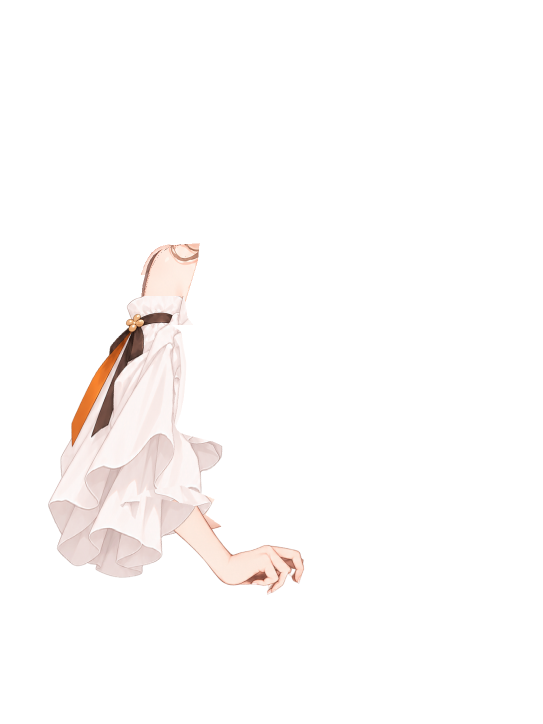
#> input picture assets/parts/v22/motion-review/arm-isolated-05.png, 1086 x 1448 px, given in place of arm-white-0.png, which was not available (shown at 1/2 size)
$ python summarize_v22_review.py
#> lines starting #> are read from the running program, lines starting #| are printed output that depends on the picture
"""Make review contact sheets and compare the saved PSD bind image with WebGL."""
from pathlib import Path
import json,hashlib
import numpy as np
from PIL import Image,ImageDraw,ImageFilter
ROOT=Path(__file__).resolve().parents[1];OUT=ROOT/'assets/parts/v22';REVIEW=OUT/'motion-review'
def contact(files,name,width=326,cols=5):
#> called with name = 'arm-five-poses.png', width = 326, cols = 5
    items=[]
    for label,file in files:
        im=Image.open(REVIEW/file).convert('RGBA');im.thumbnail((width,440))
#> in contact, im is the input picture: PIL image 1086x1448 RGBA; mean R, G, B, A 21.7, 19.8, 19.1, 23.3
#> after `im.thumbnail((width, 440))`:
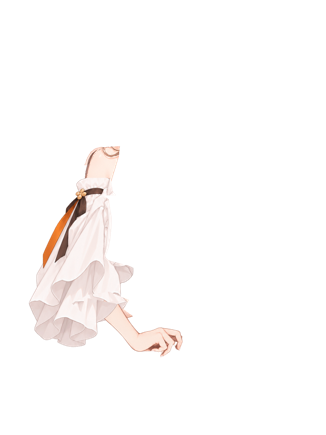
#> im: PIL image 326x435 RGBA; mean R, G, B, A 22.2, 20.2, 19.4, 23.3; transparent parts drawn white
        tile=Image.new('RGB',(width,470),'#888888');tile.paste(im,((width-im.width)//2,26),im);ImageDraw.Draw(tile).text((8,8),label,fill='white');items.append(tile)
#> after `tile = Image.new('RGB', (width, 470), '#888888')`: tile: PIL image 326x470 RGB; every value is 136
#> after `tile.paste(im, ((width - im.width) // 2, 26), im)`:
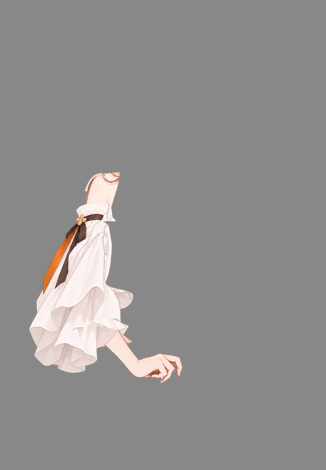
#> tile: PIL image 326x470 RGB; mean R, G, B 144.2, 142.5, 141.9
#> pass 2 of the loop in contact, `for label,file in files:`:
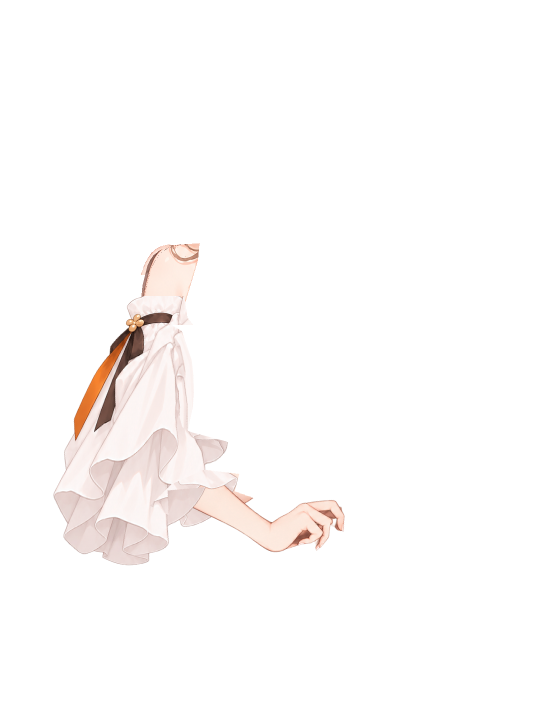
#> input picture assets/parts/v22/motion-review/arm-isolated-07.png, 1086 x 1448 px, given in place of arm-white-0.25.png, which was not available (shown at 1/2 size)
#> in contact, im is the input picture: PIL image 1086x1448 RGBA; mean R, G, B, A 21.9, 20, 19.3, 23.4
#> in contact, `im.thumbnail((width, 440))`:
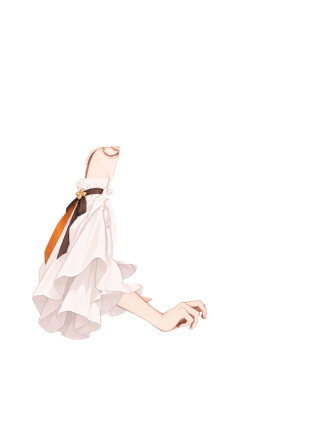
#> im: PIL image 326x435 RGBA; mean R, G, B, A 22.4, 20.3, 19.6, 23.4; transparent parts drawn white
#> in contact, `tile.paste(im, ((width - im.width) // 2, 26), im)`:
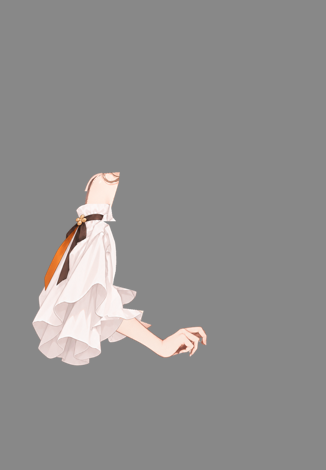
#> tile: PIL image 326x470 RGB; mean R, G, B 144.3, 142.6, 142
    sheet=Image.new('RGB',(cols*width,470*((len(items)+cols-1)//cols)),'#888888')
    for i,item in enumerate(items):sheet.paste(item,((i%cols)*width,(i//cols)*470))
    sheet.save(REVIEW/name)
#> (the run stopped early here; a loop or call above may not have finished)
